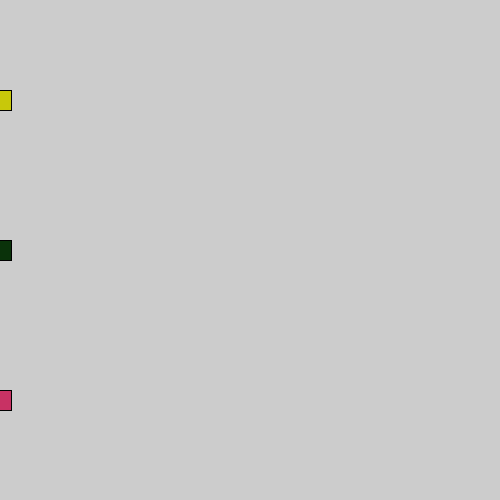
Frame 1 (no input)
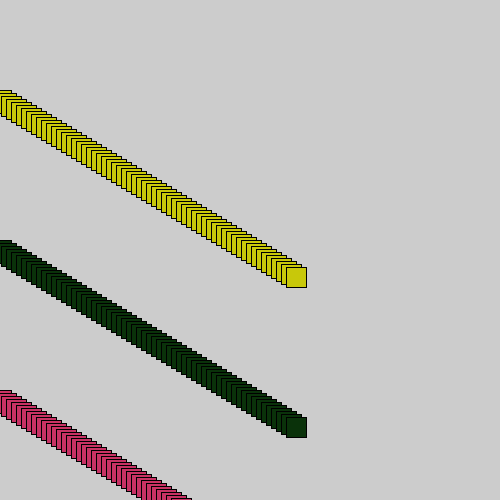
Frame 60 (the mouse pressed at the canvas centre just before this capture)
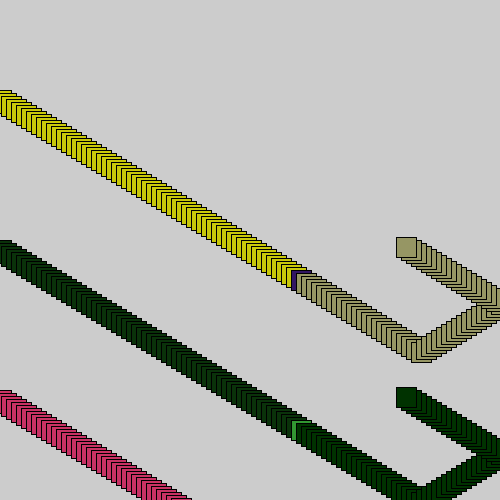
Frame 120 (the mouse held since frame 60 and released just before this capture)

The Processing sketch that drew these frames (run headless with seeded random() and noise(); from frame 60 on, the mouse is pressed at the canvas centre):

// Processing sketch: Using_IF
// ── Using_IF.pde
void setup(){
  size(500,500);
}

int val=5;
int val2=3;

float x=1;
float y=500*0.5;
float x2=1;
float y2=500*0.2;
float x3=1;
float y3=500*0.8;
void draw(){
  //background(255);
  if(x<=0 || x>=width)
    val*=-1;
    
  if(y<=0 || y>=height)
    val2*=-1;
  float tmp;
  
  rectMode(CENTER);
  //fill(255,0,0);
  if(mouseX<width/2){
    tmp=pmouseX-mouseX;
    tmp=tmp/width;
    fill(255*tmp+10,200*tmp+50,10);
  }
  else{
    tmp=mouseX-pmouseX;
    tmp=tmp/width;
    fill(100*tmp,200*tmp+50,100*tmp);
  }
  rect(x,y,20,20);
  if(mouseX<width/2){
    tmp=pmouseX-mouseX;
    tmp=tmp/width;
    fill(255*tmp+200,255*tmp+200,10);
  }
   else{
    tmp=pmouseX-mouseX;
    tmp=tmp/width;
     fill(200*tmp+150,255*tmp+150,100);
   }
  rect(x2,y2,20,20);
  
   if(mouseX<width/2){
    tmp=pmouseX-mouseX;
    tmp=tmp/width;
    fill(255*tmp+200,255*tmp+50,100);
  }
   else{
    tmp=pmouseX-mouseX;
    tmp=tmp/width;
     fill(200*tmp+180,100,150);
   }
  rect(x3,y3,20,20);
  
  x=x+val;
  y=y+val2;
  
  x2+=val;
  y2+=val2;
  
  x3+=val;
  y3+=val2;
  
  
}
